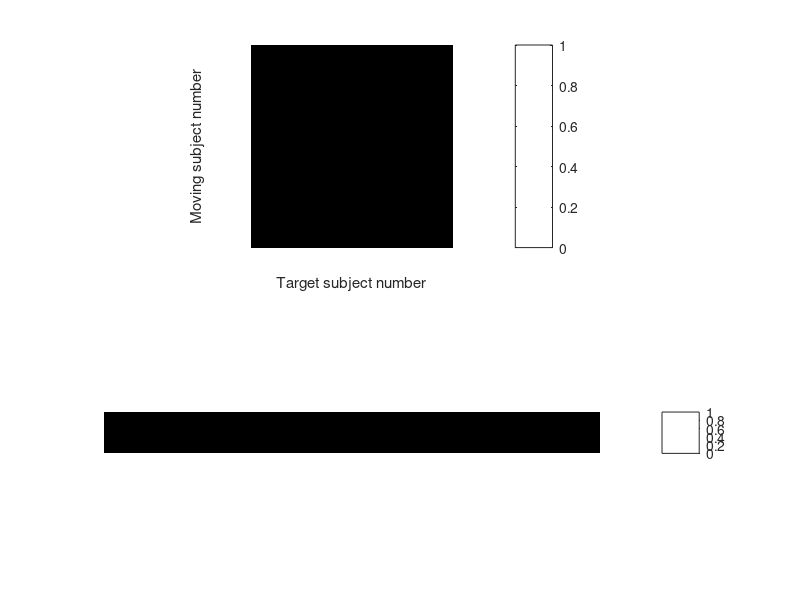

Here is the MATLAB script that generated this plot:
subjs={'SALI02_tensor_fa','SALI04_tensor_fa',...
    'SALK01_tensor_fa', 'SALK02_tensor_fa',...
    'SALK03_tensor_fa','SALK04_tensor_fa',...
        'SALK05_tensor_fa','SALK06_tensor_fa',...
    'SALL01_tensor_fa','SALL02_tensor_fa',...
    'SALL03_tensor_fa','SALL04_tensor_fa'};

        


FOLDER='SCORES';
files=dir(fullfile(FOLDER,'*.txt'));

data=zeros(length(files),2);
score_matrix=zeros(length(subjs),length(subjs));

for i=1:length(files)
    
    fileID=fopen([FOLDER filesep files(i).name]);
    
    data(i,:)=fscanf(fileID,'%f %f');
    
    
    for s=1:length(subjs)
        for t=1:length(subjs)
            if strfind(files(i).name,[subjs{s} '_to_' subjs{t}])
                score_matrix(s,t)=data(i,1);
               break;
            end
        end
    end
    
    fclose(fileID);
    
end

mean_score=mean(score_matrix);
subjs{mean_score==min(mean_score)}

%% Plot
figure(1)
subplot(2,1,1)
s=imresize(score_matrix,100,'nearest');
imshow(s,[])
colormap jet
colorbar
xlabel('Target subject number')
ylabel('Moving subject number')

subplot(2,1,2)
m=imresize(mean_score,100,'nearest');
imshow(m,[])
colormap jet
colorbar


